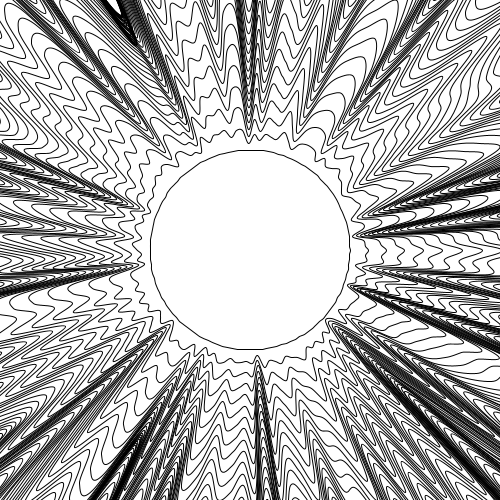
Frame 1 (no input)
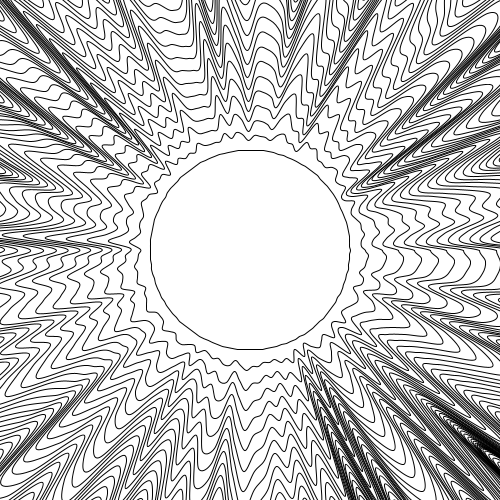
Frame 60 (the mouse pressed at the canvas centre just before this capture)
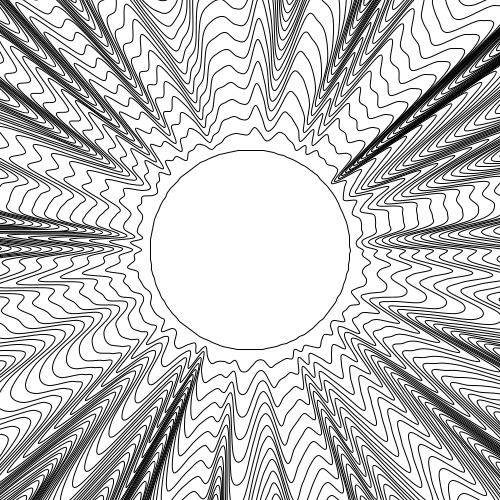
Frame 120 (the mouse held since frame 60 and released just before this capture)

The Processing sketch that drew these frames (run headless with seeded random() and noise(); from frame 60 on, the mouse is pressed at the canvas centre):

// Processing sketch: CirculosDeformados
// ── CirculosDeformados.pde
float step = 0.05;

void setup(){
  size(500,500);
  background(255);
  noFill();
  stroke(0);
  smooth();
}

void draw(){
  background(255);
  
  pushMatrix();
  translate(width/2, height/2);
  for(int e=0;e<50;e++){
    beginShape();
    for(float i=-step;i<=TWO_PI;i+=step){
      curveVertex(cos(i)*getVariation(i, e),sin(i)*getVariation(i, e));
      //ellipse(cos(i)*getVariation(i, e),sin(i)*getVariation(i, e), 10, 10);
    }
    curveVertex(cos(0)*getVariation(0, e),sin(0)*getVariation(0, e));
    curveVertex(cos(step)*getVariation(step, e),sin(step)*getVariation(step, e));
    endShape();
  }
  popMatrix();
}

float getVariation(float i, float e){
  return 100+noise(i*70, e*0.01,frameCount*0.01)*e*30;
}
